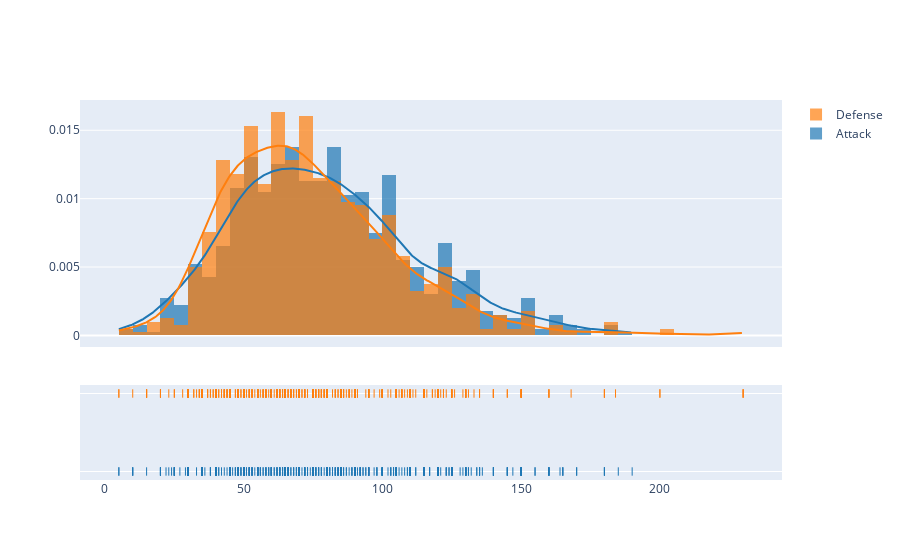

Notebook cell for this chart:
### Code cell
hist_data = [df['Attack'],df['Defense']]
group_labels = ['Attack','Defense']

fig = ff.create_distplot(hist_data, group_labels, bin_size=5)
iplot(fig, filename='Distplot of attack and defense')

### Figure 1 — Plotly figure (JSON) as saved in the notebook; plotly's stock layout.template omitted (floating-point values rounded to 4 significant figures; data arrays with more than 128 entries replaced by an {"elided": "..."} marker saying what was removed)
{"data": [{"autobinx": false, "histnorm": "probability density", "legendgroup": "Attack", "marker": {"color": "rgb(31, 119, 180)"}, "name": "Attack", "opacity": 0.7, "x": {"elided": "800 int values"}, "xaxis": "x", "xbins": {"end": 190, "size": 5, "start": 5}, "yaxis": "y", "type": "histogram"}, {"autobinx": false, "histnorm": "probability density", "legendgroup": "Defense", "marker": {"color": "rgb(255, 127, 14)"}, "name": "Defense", "opacity": 0.7, "x": {"elided": "800 int values"}, "xaxis": "x", "xbins": {"end": 230, "size": 5, "start": 5}, "yaxis": "y", "type": "histogram"}, {"legendgroup": "Attack", "marker": {"color": "rgb(31, 119, 180)"}, "mode": "lines", "name": "Attack", "showlegend": false, "x": {"elided": "500 float values"}, "xaxis": "x", "y": {"elided": "500 float values"}, "yaxis": "y", "type": "scatter"}, {"legendgroup": "Defense", "marker": {"color": "rgb(255, 127, 14)"}, "mode": "lines", "name": "Defense", "showlegend": false, "x": {"elided": "500 float values"}, "xaxis": "x", "y": {"elided": "500 float values"}, "yaxis": "y", "type": "scatter"}, {"legendgroup": "Attack", "marker": {"color": "rgb(31, 119, 180)", "symbol": "line-ns-open"}, "mode": "markers", "name": "Attack", "showlegend": false, "x": {"elided": "800 int values"}, "xaxis": "x", "y": {"elided": "800 str values"}, "yaxis": "y2", "type": "scatter"}, {"legendgroup": "Defense", "marker": {"color": "rgb(255, 127, 14)", "symbol": "line-ns-open"}, "mode": "markers", "name": "Defense", "showlegend": false, "x": {"elided": "800 int values"}, "xaxis": "x", "y": {"elided": "800 str values"}, "yaxis": "y2", "type": "scatter"}], "layout": {"barmode": "overlay", "hovermode": "closest", "legend": {"traceorder": "reversed"}, "xaxis": {"anchor": "y2", "domain": [0, 1], "zeroline": false}, "yaxis": {"anchor": "free", "domain": [0.35, 1], "position": 0}, "yaxis2": {"anchor": "x", "domain": [0, 0.25], "dtick": 1, "showticklabels": false}}}
